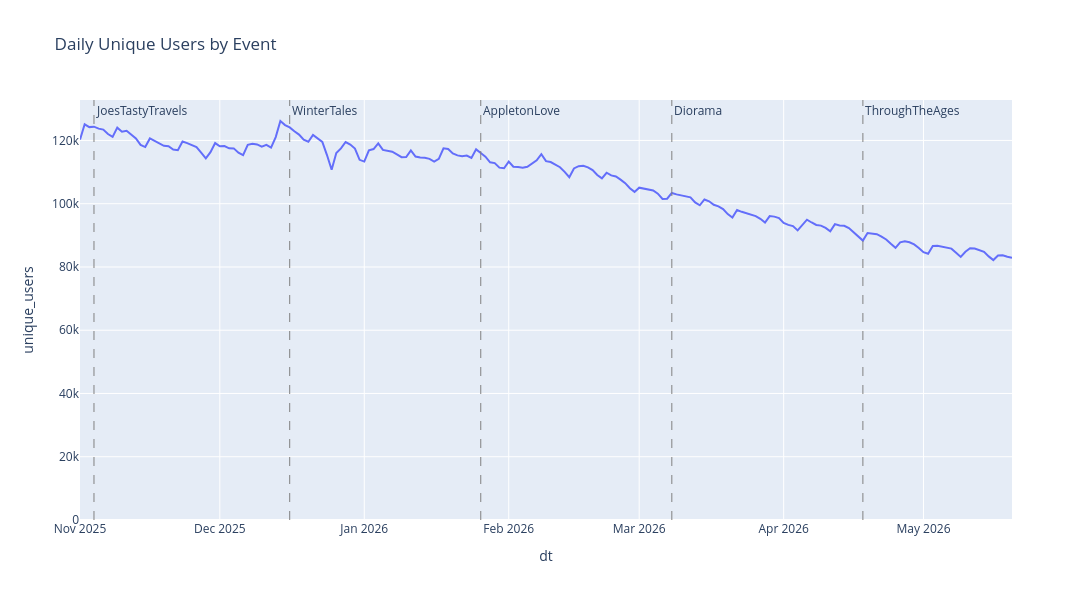

The notebook cell saved with this chart:
### Code cell
# hide-output
fig = px.line(daily_users, 
              x='dt', 
              y='unique_users',
              title='Daily Unique Users by Event',
              width=1200,
              height=600,
              hover_data={'unique_users': True})

fig = add_vlines_to_figure(fig, vlines_events)

fig.update_yaxes(rangemode='tozero')
fig.show()

### Figure 1 — Plotly figure (JSON) as saved in the notebook; plotly's stock layout.template omitted (floating-point values rounded to 4 significant figures; data arrays with more than 128 entries replaced by an {"elided": "..."} marker saying what was removed)
{"data": [{"hovertemplate": "dt=%{x}<br>unique_users=%{y}<extra></extra>", "legendgroup": "", "line": {"color": "#636efa", "dash": "solid"}, "marker": {"symbol": "circle"}, "mode": "lines", "name": "", "orientation": "v", "showlegend": false, "type": "scatter", "x": {"elided": "201 str values"}, "xaxis": "x", "y": {"elided": "201 int values"}, "yaxis": "y"}], "layout": {"annotations": [{"showarrow": false, "text": "JoesTastyTravels", "x": 1762214400000, "xanchor": "left", "xref": "x", "y": 1, "yanchor": "top", "yref": "y domain"}, {"showarrow": false, "text": "WinterTales", "x": 1765843200000, "xanchor": "left", "xref": "x", "y": 1, "yanchor": "top", "yref": "y domain"}, {"showarrow": false, "text": "AppletonLove", "x": 1769385600000, "xanchor": "left", "xref": "x", "y": 1, "yanchor": "top", "yref": "y domain"}, {"showarrow": false, "text": "Diorama", "x": 1772928000000, "xanchor": "left", "xref": "x", "y": 1, "yanchor": "top", "yref": "y domain"}, {"showarrow": false, "text": "ThroughTheAges", "x": 1776470400000, "xanchor": "left", "xref": "x", "y": 1, "yanchor": "top", "yref": "y domain"}], "height": 600, "legend": {"tracegroupgap": 0}, "shapes": [{"line": {"color": "gray", "dash": "dash", "width": 1}, "type": "line", "x0": 1762214400000, "x1": 1762214400000, "xref": "x", "y0": 0, "y1": 1, "yref": "y domain"}, {"line": {"color": "gray", "dash": "dash", "width": 1}, "type": "line", "x0": 1765843200000, "x1": 1765843200000, "xref": "x", "y0": 0, "y1": 1, "yref": "y domain"}, {"line": {"color": "gray", "dash": "dash", "width": 1}, "type": "line", "x0": 1769385600000, "x1": 1769385600000, "xref": "x", "y0": 0, "y1": 1, "yref": "y domain"}, {"line": {"color": "gray", "dash": "dash", "width": 1}, "type": "line", "x0": 1772928000000, "x1": 1772928000000, "xref": "x", "y0": 0, "y1": 1, "yref": "y domain"}, {"line": {"color": "gray", "dash": "dash", "width": 1}, "type": "line", "x0": 1776470400000, "x1": 1776470400000, "xref": "x", "y0": 0, "y1": 1, "yref": "y domain"}], "title": {"text": "Daily Unique Users by Event"}, "width": 1200, "xaxis": {"anchor": "y", "domain": [0, 1], "title": {"text": "dt"}}, "yaxis": {"anchor": "x", "domain": [0, 1], "rangemode": "tozero", "title": {"text": "unique_users"}}}}
